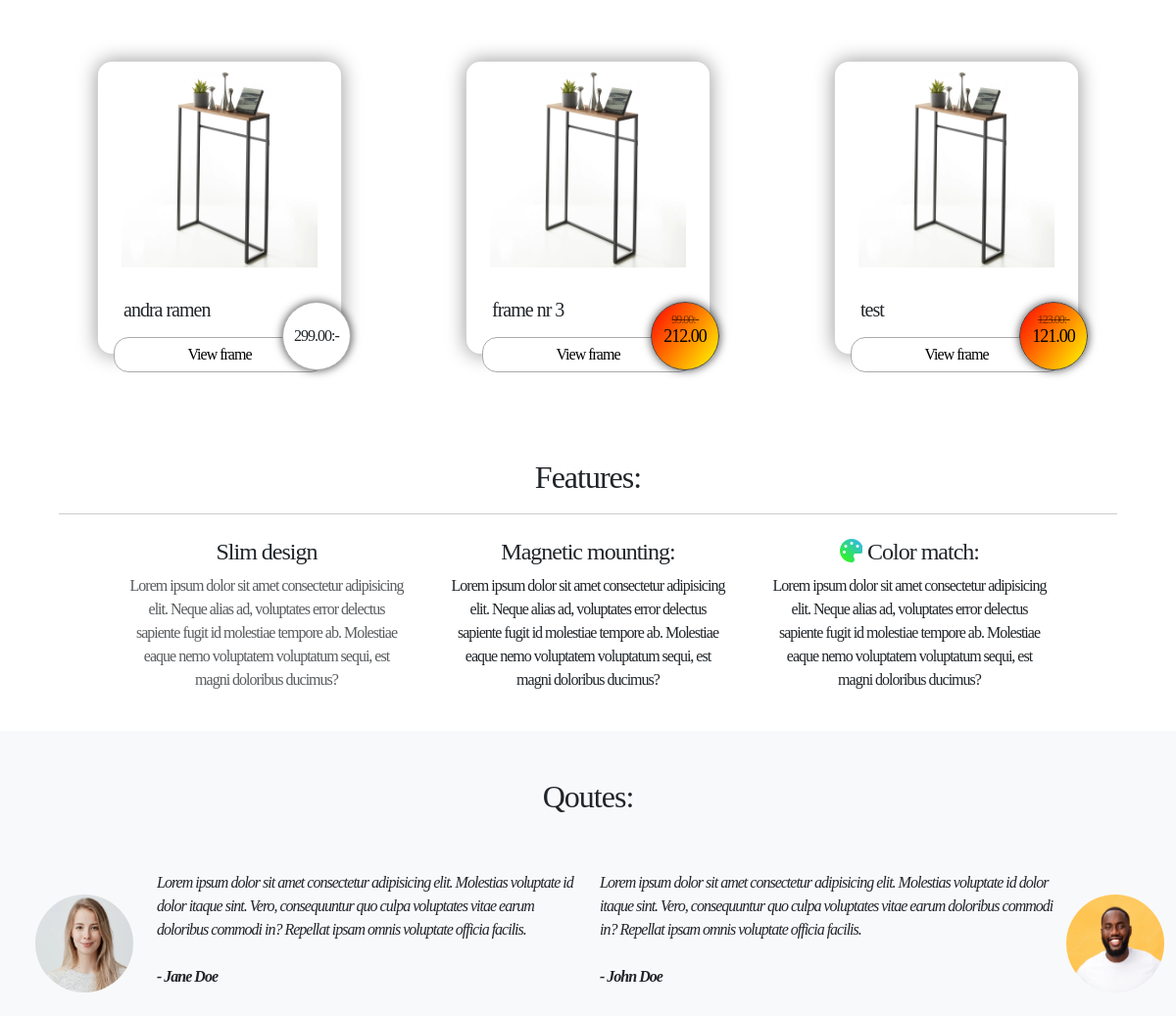
/ (lower part), run on an earlier commit of the app's database.
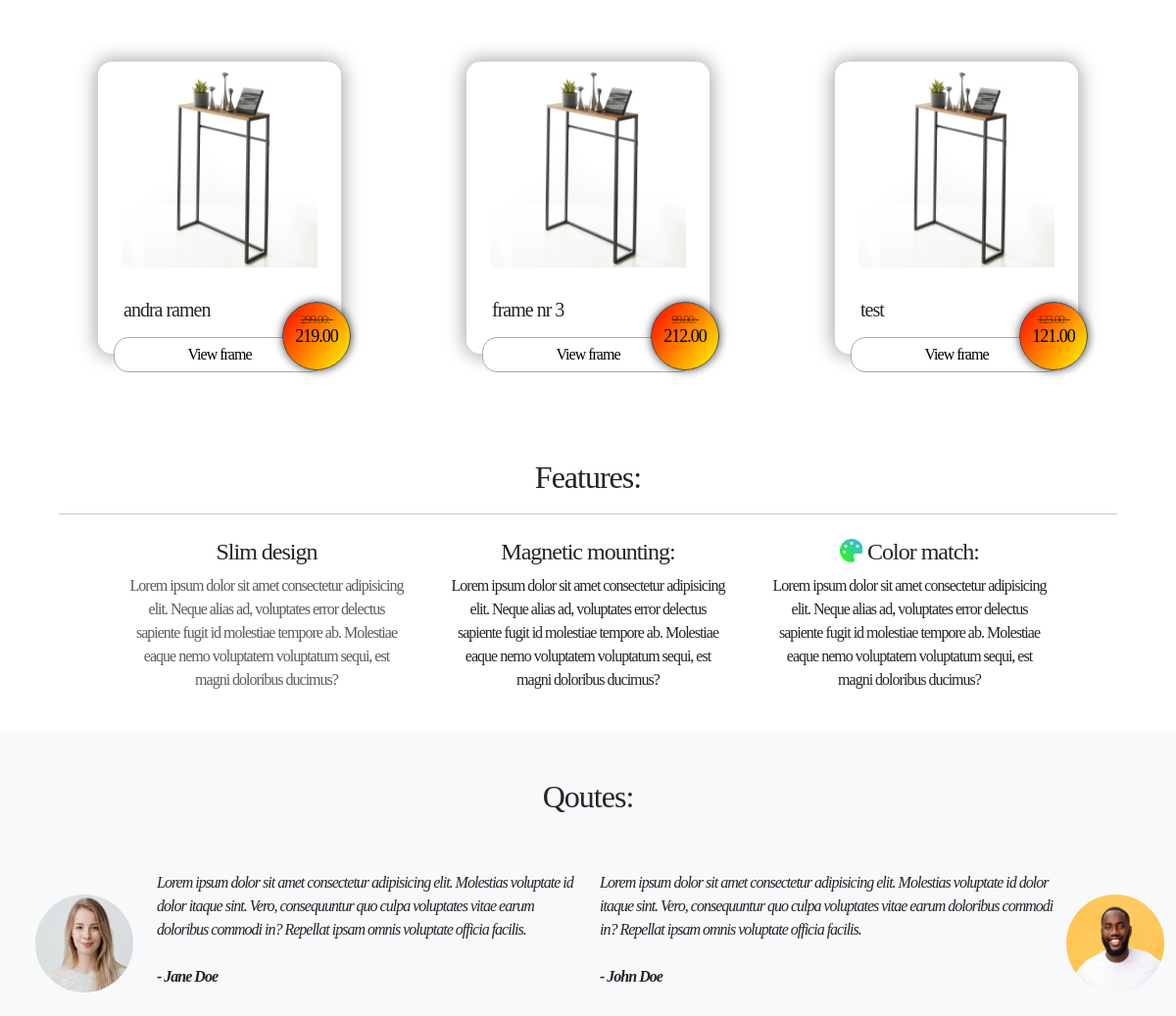
And on a later commit of the database.
### productsadmin/models.py (models this page shows, shortened)
class Product(models.Model):
    name = models.CharField(max_length=30, null=False, blank=False)
    price = models.DecimalField(null=False, blank=False, max_digits=5, decimal_places=2)
    desc = models.CharField(max_length=300, null=False, blank=False)
    pic = models.CharField(max_length=30, null=False, blank=False, default='pic.jpg')
    sale = models.BooleanField(null=False, blank=False, default=False)
    sale_price = models.DecimalField(null=False, blank=False, max_digits=5, decimal_places=2)

### productsadmin/views.py (the view)
# urls.py: path('', views.show_prod, name='show_prod'),
def show_prod(request):
    products = Product.objects.all()
    context = {
        'products' : products
    }
    return render(request, 'base.html', context)

### productsadmin/templates/base.html (shortened to what this page needs)
{% load static %}
<!DOCTYPE html>
<html lang="en">
<head>
    <link href="{% static 'css/bootstrap.css' %}" rel="stylesheet">
    <link href="{% static 'css/style.css' %}" rel="stylesheet" type="text/css">
</head>
<body>
    <article class="container-fluid">
        <div class="row mt-5 mx-4">
        {% for product in products %}
            <div class="centered col-sm-12 col-md-6 col-lg-4 my-3">
                <div class="card card-style card-flex">
                    <img class="card-img-top" src="{% static  'img/'' %}{{product.pic}}" alt="Card image cap">
                    {% if product.sale %}
                    <div class="card-price card-sale-price">
                        <p class="sale">{{ product.price }}:-</p>
                        <p class="sale-price">{{ product.sale_price }}</p>
                    </div>
                    {% else %}
                    <div class="card-price">
                        <p class="price">{{ product.price }}:-</p>
                    </div>
                    {% endif %}
                    <div class="card-body">
                        <h5 class="card-title">{{ product.name }}</h5>
                        <a class="link-btn" data-toggle="modal" data-target="#product_modal{{ product.id }}" href="#">View frame</a>
                    </div>
                </div>
            </div>
        {% endfor %}
        </div>
    </article>
    {% block content %}
        {% include "features.html" %}
    {% endblock %}
    <article class="qoutes-container container-fluid bg-light">
        <div class="row">
            <div class="col-12 text-center my-5">
                <h2>Qoutes:</h2>
            </div>
        </div>
        <div class="row">
            <div class="col-12 col-md-6">
                <div class="media">
                    <img src="{% static 'img/portrait_woman.png' %}" class="rounded-circle m-4 d-none d-sm-inline" style="float:left" height="100" width="100">
                    <div class="media-body">
                        <blockquote class="blockqoute">
                            <p>Lorem ipsum dolor sit amet consectetur adipisicing elit. Molestias voluptate id dolor itaque sint. Vero, consequuntur quo culpa voluptates vitae earum doloribus commodi in? Repellat ipsam omnis voluptate officia facilis.
                                <br><br><strong>- Jane Doe</strong></p>
                        </blockquote>
                    </div>
                </div>
            </div>
            <div class="col-12 col-md-6">
                <div class="media">
                    <img src="{% static 'img/portrait_man.png' %}" class="rounded-circle mt-4 d-none d-sm-inline" style="float:right" height="100" width="100">
                    <div class="media-body">
                        <blockquote class="blockqoute">
                            <p>Lorem ipsum dolor sit amet consectetur adipisicing elit. Molestias voluptate id dolor itaque sint. Vero, consequuntur quo culpa voluptates vitae earum doloribus commodi in? Repellat ipsam omnis voluptate officia facilis.
                                <br><br><strong>- John Doe</strong>
                            </p>
                        </blockquote>
                    </div>
                </div>
            </div>
        </div>
    </article>
</body>
</html>

What changed in the data, as far as the page shows it:
changed Product "andra ramen": sale False → True (drawn); sale_price (not shown) → "219.00"
